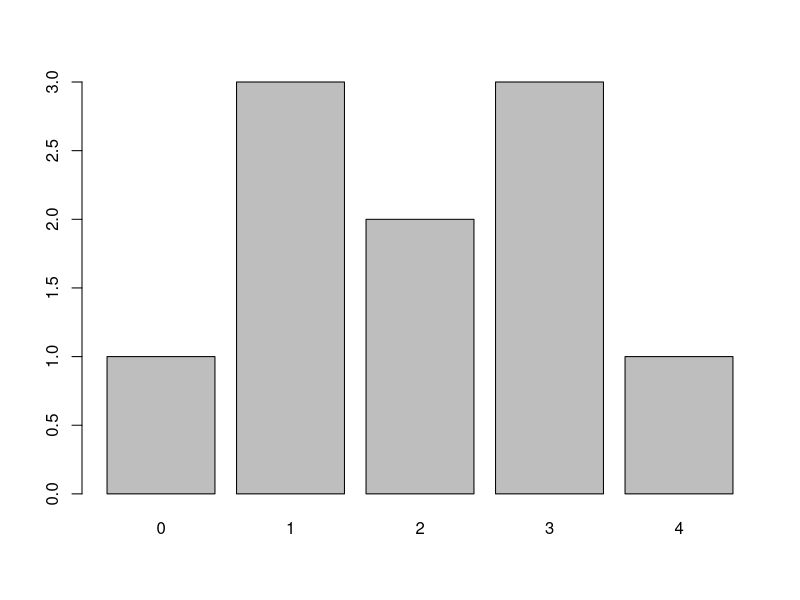
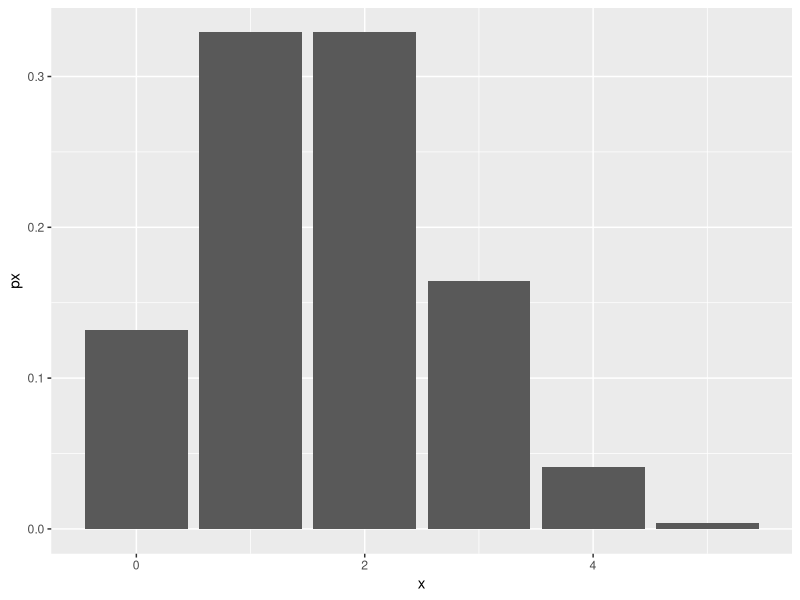
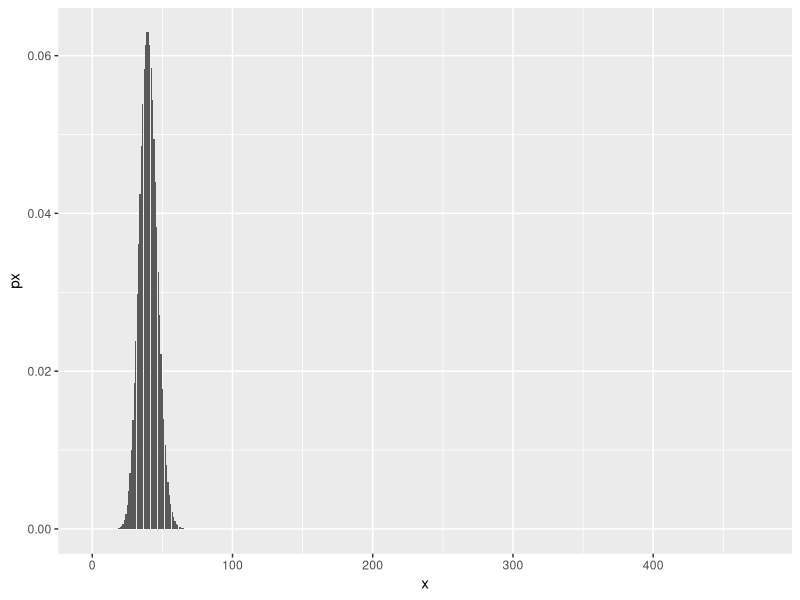
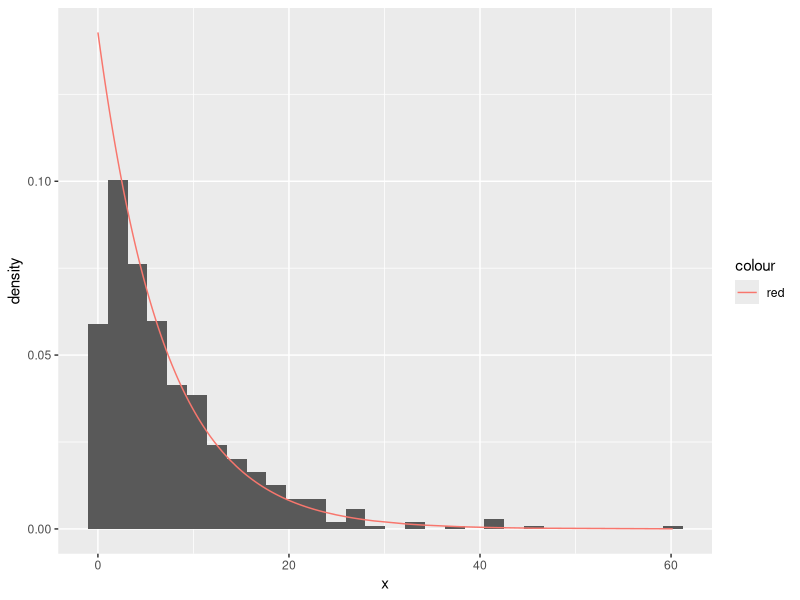
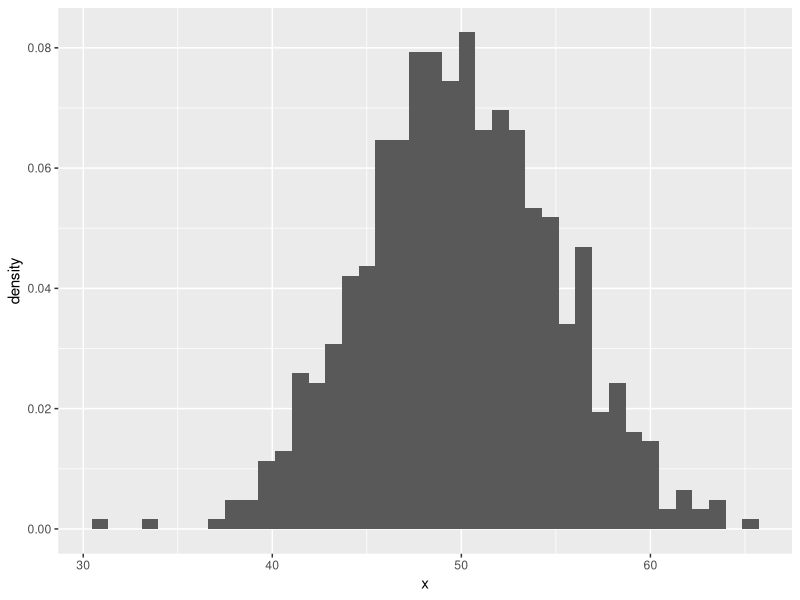
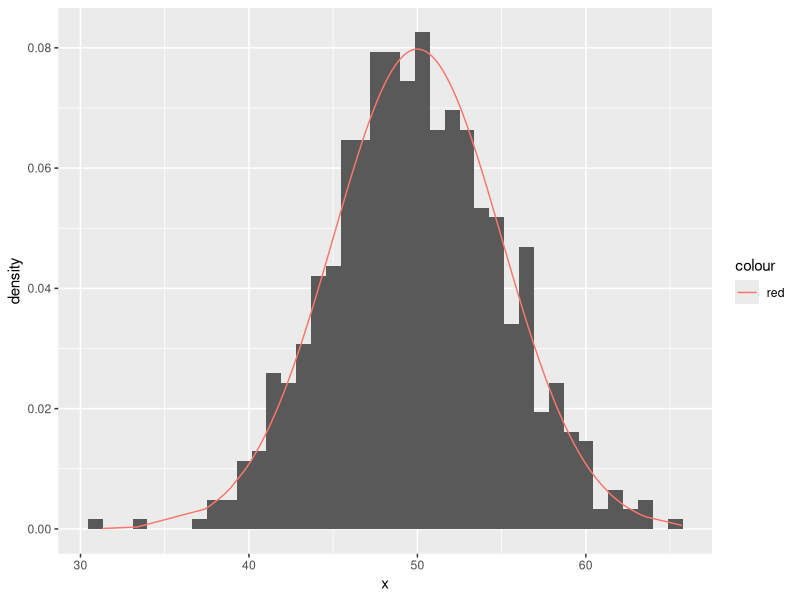
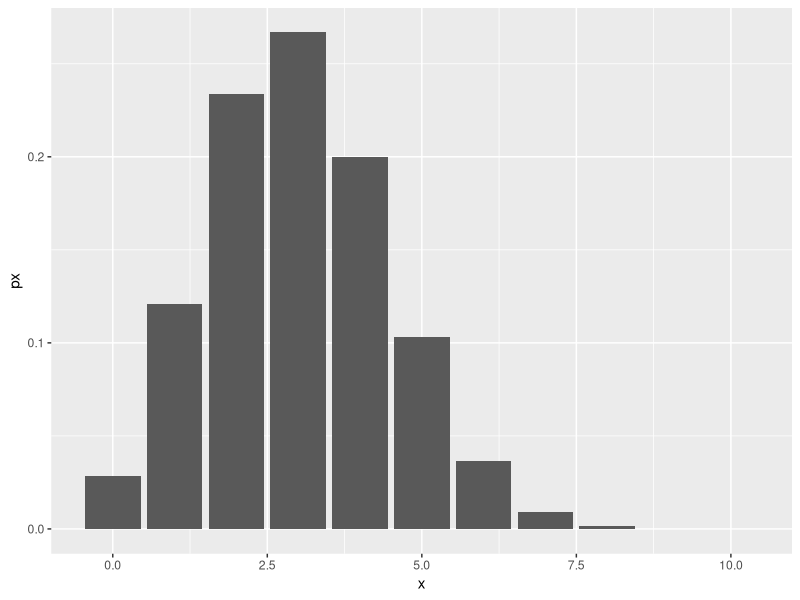

These charts were generated, in order, by the following R code:
#d = Probabildade de um ponto -> NÃO EXISTE PARA MODELOS CONTÍNUOS
#p = Probailidade de um valor ou menos

####27/09####
#n = 10
#p = 0.1

prob = function(x, n, p){
  choose(n,x) * p^(x) * ((1-p)^(n-x))
}

#a
prob(0, 10, 0.1)

prob(2, 10, 0.1) #Dois queimarem? 0.04
#c
sum(prob(1:10, 10, 0.1))
#d
sum(prob(1:9, 10, 0.1))
1-prob(10, 10, 0.1)
#e
0.1*10
#f
sqrt(0.1*(0.9))

prob(8,10,0.9)
sum(prob(3:10, 10, 0.9))

#Três em cada quatro alunos de uma universidade fizeram cursinho antes de prestar vestibular. 
#Se 16 alunos são selecionados ao acaso, qual é a probabilidade de que:

sum(prob(12:16, 16, 3/4)) #Pelo menos 12 tenham feito cursinho?

sum(prob(0:13, 16, 3/4)) #No máximo 13 tenham feito cursinho?

prob(12, 16, 3/4) #Exatamente 12 tenham feito cursinho?
#Em um grupo de 80 alunosselecionados ao acaso, qual é o número esperado de alunos que fizeram cursinho? 
#E a variância?
3*80/4
(3/4)*(1-3/4)

####10/10####

#Poisson
  prob = function(y,x){
    (exp(-y)*(y^x))/(factorial(x))
  }
#y = média (lambda)
#x = quantidade de sucesso
#Um departamento que funciona 24h por dia,recebe em média 5 ligações por hora. Determine as probabilidades

prob(5,2) #Receber 2 ligações em uma hora? 0.08

prob(5,0)+prob(5,1)+prob(5,2) #Receber menos de 3 ligações em uma hora? 0.124

1-sum(prob(5,0:5)) #Receber mais de 5 ligações em uma hora? 0.384

dpois(260,240) #Receber 260 ligações em 2 dias? Lambda=240. 0.01

#Suponha o lançamento de um dado 5 vezes. Sucesso será os valroes menos que 3. Determine:

dbinom(2,5,1/3) #A probabilidade de 2 sucessos
dbinom(0:5,5,1/3) #Todas as probabilidades

pbinom(2,5,1/3) #A probabilidade de 2 ou menos sucessos

qbinom(0.7901,5,1/3) #O valor de A, tal que P(x<=A)= 0.7901

rbinom(10,5,1/3) #Uma amostra aleatória de tamanho 10

barplot(table(rbinom(10,5,1/3))) #plot sem ggplot

install.packages('ggplot2')
install.packages('labeling')
library(ggplot2)
library(labeling)
x=0:5
px=dbinom(x,5,1/3)
dados = data.frame(x,px)
ggplot(dados,aes(x,px))+geom_col()

####11/10####

#media = 40 itens por segundo

dpois(35,40) #Probabilidade de processar 35 itens

dpois(0:475,40) #Todas as probabilidades?

ppois(45,40) #A probabilidade de 40 o menos sucessos

qpois(0.8096,40) #O valor de A, tal que P(X<=A)=0.8096

rpois(10,40) #Uma amostra aleatória de tamanho 10

#Apresente graficamente todas as probabilidade de sucesso
x=0:475
px=dpois(x,40)
dados = data.frame(x,px)
ggplot(dados,aes(x,px))+geom_col()


#### Modelo Exponencial ####
#modelo Exponencial -> começa do 0 -> coisas positivas
#modelo normal -> -inf até +inf
#taxa = 1/media
taxa = 1/7
#Suponha que o tempo de validade de determinado produto possua uma média de 7 anos. Determine:
dexp(6,taxa) #A probabilidade vencer em exatamente 6 anos -> 0, pois a probabilidade de um ponto é 0

pexp(5,taxa) #A probabilidade de vencer em 5 anos ou menos

qexp(0.5,taxa) #Determine o valor mediano

rexp(10,taxa) #Amostra aleatória de tamanho 10

x=rexp(500,taxa)
dx=dexp(x,taxa)
dados = data.frame(x,dx)
ggplot(dados,aes(x))+geom_histogram(aes(y=..density..))+geom_line(aes(x,dx,col='red'))

#sabe-se que o peso em kg de determinado produto possui média 50 e variância 25. Determine:
#desvio padrão = raiz da variância
#probabilidade de um ponto não existe em modelos continuos
dnorm(x,50,5) #A probabilidade de um produto pesar exatamente 20 kg
#Integral de 20 a 20,portanto é 0

1-pnorm(20,50,5) #A probabilidade de pesar mais de 20 kg

qnorm(0.25,50,5) #Determine o valor do primeiro quartil (0.25)

rnorm(20,50,5) #Uma amostra aleatória de tamanho 20

#1) Um histograa de uma amostra de tamanho 700
x=rnorm(700,50,5)
dx=dnorm(x,50,5)
dados = data.frame(x,dx)
ggplot(dados,aes(x))+geom_histogram(aes(y=..density..),bins=40)

#2) Adicione uma linha no histograma como a probabilidade calculadas
ggplot(dados,aes(x))+geom_histogram(aes(y=..density..),bins=40)+geom_line(aes(x,dx,col='red'))

#Para a seguinte função, determine a constante k para que seja uma função de probabilidade
#de uma variável aleatória discreta
#P(X=xi)=xik xi=1,2,...,10
k=1/sum(1:10)

#Dado que 70% de determinado componente eltrico não apresetem falha após a produção,
#Em uma amostra de 10 componentes, calcule:

#a) a probabilidade de que nenhum falhe
dbinom(10,10,0.7)
dbinom(0,10,0.3)
#b) a probabilidade de que no mínimo 1 falhe
1-dbinom(0,10,0.3)
#c) a probabilidade de que ao menos 3 falhem
1-pbinom(2,10,0.3)

#d) se a amostra for de 50 componentes, quantos irão falhar em média?
50*3/10

#e) apresente graficamente todas as probabilidades de falhar
x=0:10
px=dbinom(x,10,0.3)
dados = data.frame(x,px)
ggplot(dados,aes(x,px))+geom_col()


